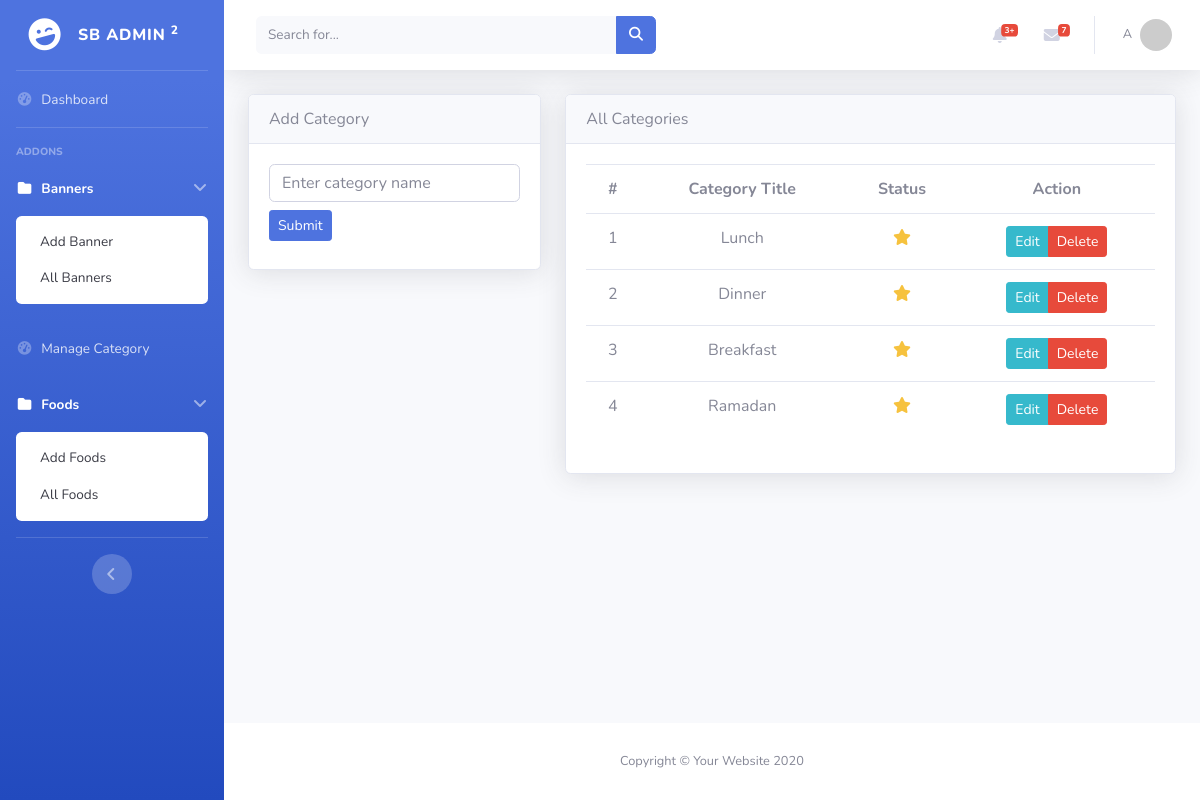
The app's page /backend/categories.php (signed in) with its own data.
### tables this page shows
CREATE TABLE `categories` (
  `id` int(11) NOT NULL,
  `category_title` varchar(100) NOT NULL,
  `status` tinyint(1) NOT NULL DEFAULT 1
);

### backend/categories.php (the view, shortened to what this page needs)
<?php
include_once "./backendLayouts/header.php";
include_once "../database/env.php";
$query = "SELECT * FROM categories";
$res = mysqli_query($db_connect,$query);
$categories = mysqli_fetch_all($res,1);
$edited_id = $_REQUEST['edited_id'] ?? null;
?>
<main>
    <div class="container">
        <div class="row">
        <div class="col-lg-4">
            <div class="card shadow">
                <div class="card-header"><?= $edited_id ? "Edit":"Add" ?> Category</div>
                <div class="card-body">
                    <form action="../controller/<?= $edited_id ? "category_update":"category_store" ?>.php" method="POST">
                        <input value="<?= $edited_category['category_title'] ?? '' ?>" name="category_title" type="text" class="form-control" placeholder="Enter category name">
                        <button class="btn btn-primary btn-sm my-2"><?= $edited_id ? "Update":"Submit" ?></button>
                    </form>
                </div>
            </div>
        </div>
        <div class="col-lg-8">
            <div class="card shadow">
                    <div class="card-header">All Categories</div>
                    <div class="card-body">
                       <div class="table-responsive">
                        <table class="table text-center">
                            <tr>
                                <th>#</th>
                                <th>Category Title</th>
                                <th>Status</th>
                                <th>Action</th>
                            </tr>
                            <?php
                            foreach($categories as $key=>$category){
                            ?>
                                <tr>
                                    <td><?=++$key?></td>
                                    <td><?=ucwords($category['category_title'])?></td>
                                    <td>
                                        <a href="../controller/category_status.php?id=<?=$category['id']?>&status=<?=$category['status']?>" class="text-warning">
                                            <i class="fa-<?= $category['status'] == 1 ? 'solid' : 'regular' ?> fa-star"></i>
                                        </a>
                                    </td>
                                    <td>
                                        <div class="btn-group">
                                            <a href="./categories.php?edited_id=<?=$category['id']?>" class="btn btn-sm btn-info">Edit</a>
                                            <a href="../controller/category_delete.php?id=<?=$category['id']?>" class="delete_btn btn btn-sm btn-danger">Delete</a>
                                        </div>
                                    </td>
                                </tr>
                            <?php
                            }
                            ?>
                        </table>
                       </div>
                    </div>
            </div>
        </div>
        </div>
    </div>
</main>
</div>
<?php
include_once "./backendLayouts/footer.php";
?>

### records on screen
categories: category_title "Lunch", status 1 (drawn)
categories: category_title "Dinner", status 1 (drawn)
categories: category_title "Breakfast", status 1 (drawn)
categories: category_title "Ramadan", status 1 (drawn)

### other values on screen
$_SESSION['auth']['fname'] "A"
